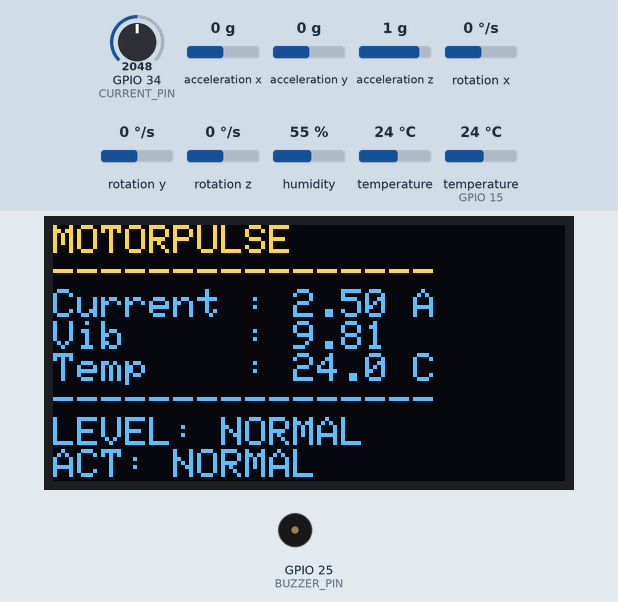
Recording of a program running on a simulated ESP32. Shown: 128×64 one-colour display, buzzer (waves = sounding, pin HIGH). The test bench sets the inputs (shaded band); at power-on: acceleration x 0 g, temperature (sensor on GPIO 15) 24 °C, GPIO 34 (CURRENT_PIN) = 2048, acceleration z 1 g, acceleration y 0 g, rotation x 0 °/s, rotation y 0 °/s, rotation z 0 °/s, humidity 55 %, temperature 24 °C. The OLED is the two-colour kind (top 16 rows yellow); what the program prints to the serial monitor is not drawn.

Above: at 3.7 s.
3.8 s: acceleration x set to -1 g
At 4.9 s:
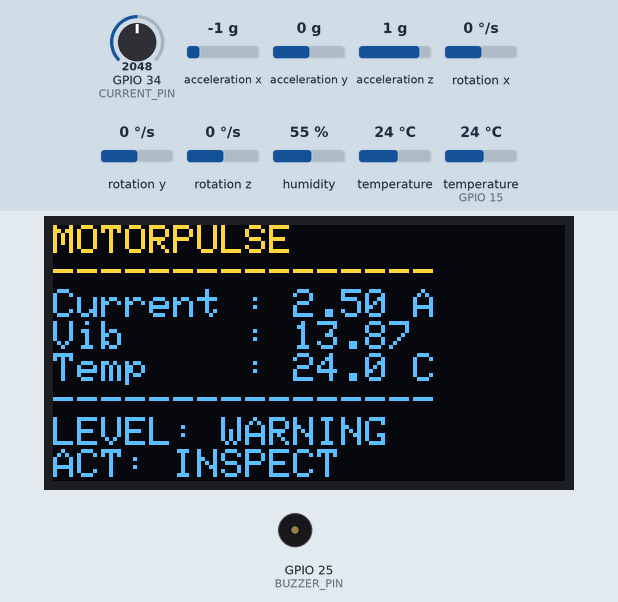
5.6 s: acceleration x set to -1.3 g
At 6.4 s:
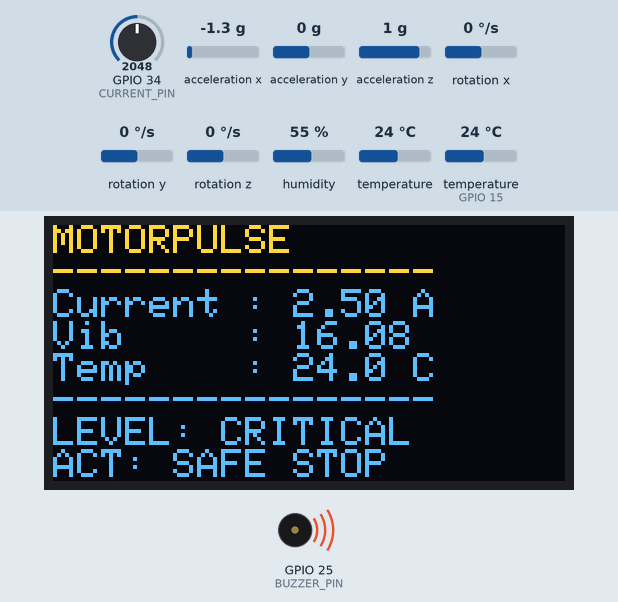
7.3 s: temperature (sensor on GPIO 15) set to 41 °C
At 9.4 s:
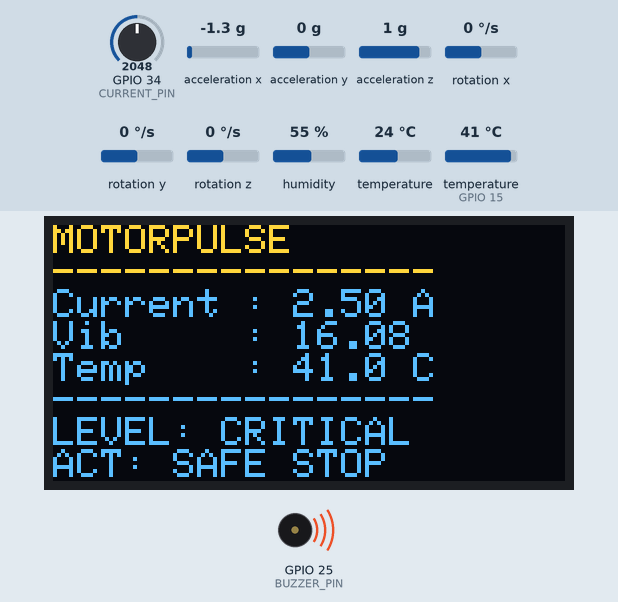
10.5 s: GPIO 34 (CURRENT_PIN) set to 2395
At 11.8 s:
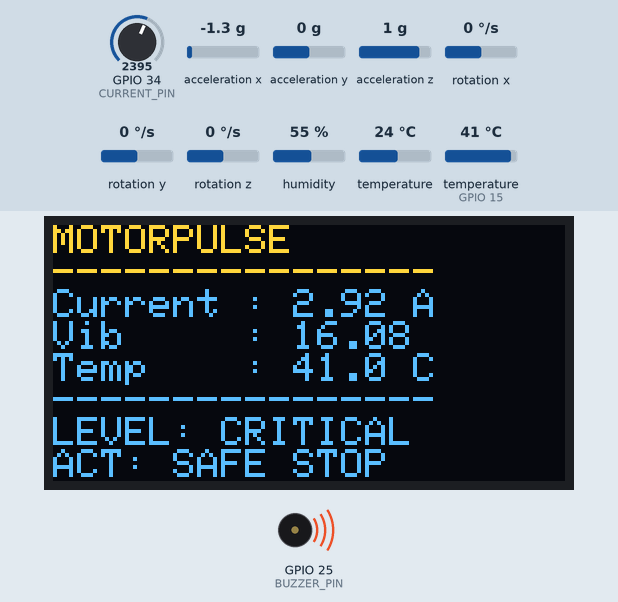
12.1 s: GPIO 34 (CURRENT_PIN) set to 2492
At 12.6 s:
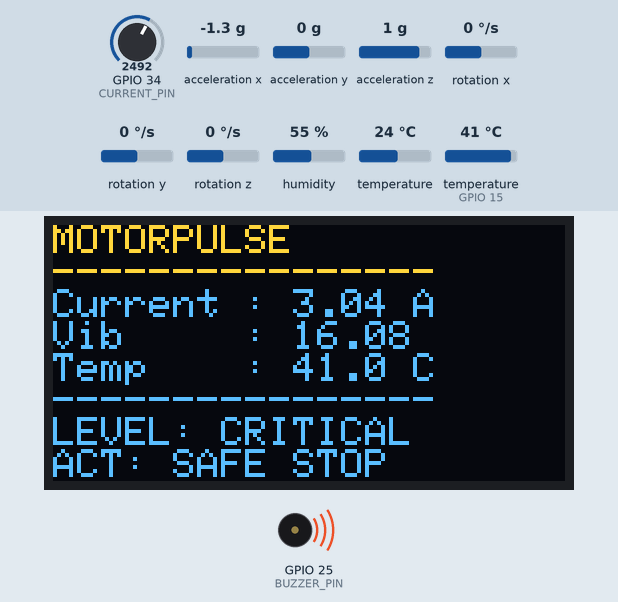
13.7 s: acceleration z set to 0.7 g
At 14.4 s:
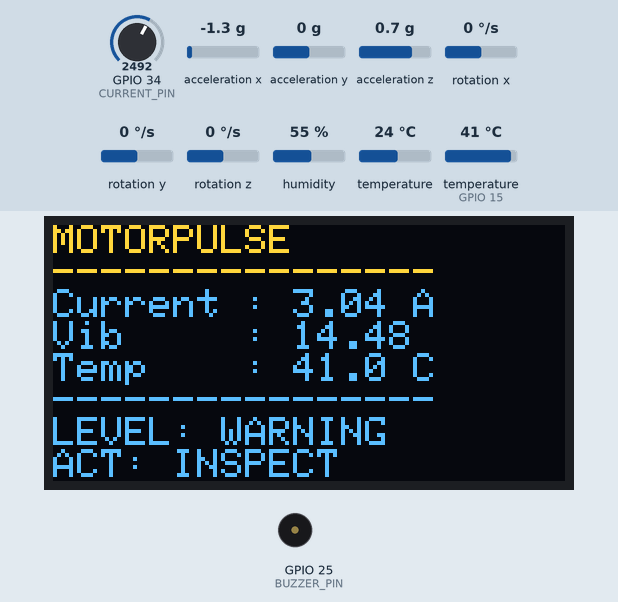
Timing chart, 0 to 16.3 s (numbered marks = the images above; inputs shaded):
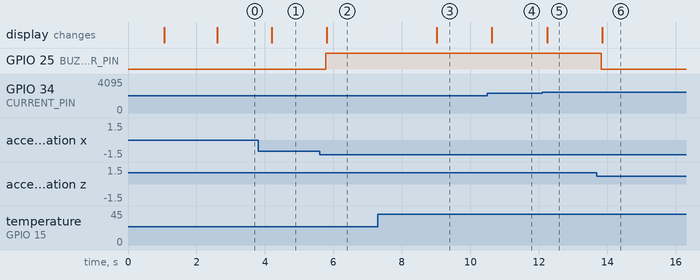

Measured:
- the behaviour switches between -1.1 and -1.2 g on acceleration x (found by bisection; images 1 and 2)
- the behaviour switches between 0.9 and 0.8 g on acceleration z (found by bisection; images 5 and 6)
- after the input at 3.8 s, the display: changes after 0.40 s (image 1)
- after the input at 5.6 s, GPIO 25 (BUZZER_PIN): LOW → HIGH after 0.17 s; the display: changes after 0.20 s (image 2)
- after the input at 7.3 s, the display: changes after 1.7 s (image 3)
- after the input at 10.5 s, the display: changes after 0.13 s (image 4)
- after the input at 12.1 s, the display: changes after 0.14 s (image 5)
- after the input at 13.7 s, GPIO 25 (BUZZER_PIN): HIGH → LOW after 0.12 s; the display: changes after 0.16 s (image 6)

The program:

main.cpp
```cpp
#include <Arduino.h>
#include <Wire.h>
#include <math.h>

#include <Adafruit_GFX.h>
#include <Adafruit_SSD1306.h>

#include <Adafruit_MPU6050.h>
#include <Adafruit_Sensor.h>

#include <DHT.h>

// ======================================================
// MOTORPULSE
// Team: Spark Innovators
// 3-Level Severity Monitoring
// ======================================================

// ================= OLED =================

#define SCREEN_WIDTH 128
#define SCREEN_HEIGHT 64

#define SDA_PIN 21
#define SCL_PIN 22

Adafruit_SSD1306 display(
    SCREEN_WIDTH,
    SCREEN_HEIGHT,
    &Wire,
    -1);

// ================= MPU6050 =================

Adafruit_MPU6050 mpu;

// ================= DHT22 =================

#define DHTPIN 15
#define DHTTYPE DHT22

DHT dht(DHTPIN, DHTTYPE);

// ================= INPUTS =================

#define CURRENT_PIN 34
#define BUZZER_PIN 25

// ======================================================
// LIMITS
// ======================================================

// Current
const float CURRENT_WARNING = 3.0;
const float CURRENT_CRITICAL = 4.0;

// Temperature
const float TEMP_WARNING = 40.0;
const float TEMP_CRITICAL = 50.0;

// Vibration
const float VIB_WARNING = 12.0;
const float VIB_CRITICAL = 15.0;

// ======================================================
// SENSOR VARIABLES
// ======================================================

float current = 0.0;
float vibration = 0.0;
float temperature = 24.0;

// ======================================================
// FAULT STATES
// ======================================================

bool currentWarning = false;
bool currentCritical = false;

bool temperatureWarning = false;
bool temperatureCritical = false;

bool vibrationWarning = false;
bool vibrationCritical = false;

// ======================================================
// SEVERITY
// ======================================================

enum Severity
{
  NORMAL,
  WARNING,
  CRITICAL
};

Severity systemSeverity = NORMAL;

// ======================================================
// DHT TIMER
// ======================================================

unsigned long lastDHTRead = 0;

const unsigned long DHT_INTERVAL = 2000;

// ======================================================
// SETUP
// ======================================================

void setup()
{

  Serial.begin(115200);

  delay(1000);

  Serial.println();
  Serial.println("================================");
  Serial.println("       MOTORPULSE STARTING");
  Serial.println("================================");

  Serial.println("Serial communication OK");

  // ---------------- BUZZER ----------------

  pinMode(BUZZER_PIN, OUTPUT);

  digitalWrite(BUZZER_PIN, LOW);

  // ---------------- I2C ----------------

  Wire.begin(SDA_PIN, SCL_PIN);

  // ---------------- OLED ----------------

  if (!display.begin(
          SSD1306_SWITCHCAPVCC,
          0x3C))
  {

    Serial.println("OLED ERROR");

    while (true)
    {
      delay(1000);
    }
  }

  Serial.println("OLED: OK");

  // ---------------- MPU6050 ----------------

  if (!mpu.begin(0x68, &Wire))
  {

    Serial.println("MPU6050 ERROR");

    while (true)
    {
      delay(1000);
    }
  }

  Serial.println("MPU6050: OK");

  mpu.setAccelerometerRange(
      MPU6050_RANGE_4_G);

  mpu.setGyroRange(
      MPU6050_RANGE_250_DEG);

  mpu.setFilterBandwidth(
      MPU6050_BAND_21_HZ);

  // ---------------- DHT22 ----------------

  dht.begin();

  Serial.println("DHT22: OK");

  // ---------------- OLED START SCREEN ----------------

  display.clearDisplay();

  display.setTextSize(1);
  display.setTextColor(SSD1306_WHITE);

  display.setCursor(0, 0);

  display.println("MOTORPULSE");
  display.println("----------------");
  display.println("ESP32 Controller");
  display.println("Starting...");
  display.println();
  display.println("Sensors OK");

  display.display();

  delay(1500);

  Serial.println("--------------------------------");
  Serial.println("MOTORPULSE READY");
  Serial.println("--------------------------------");
  Serial.println();
}

// ======================================================
// DETERMINE SEVERITY
// ======================================================

void calculateSeverity()
{

  // Reset
  currentWarning = false;
  currentCritical = false;

  temperatureWarning = false;
  temperatureCritical = false;

  vibrationWarning = false;
  vibrationCritical = false;

  // ---------------- CURRENT ----------------

  if (current >= CURRENT_CRITICAL)
  {

    currentCritical = true;
  }
  else if (current >= CURRENT_WARNING)
  {

    currentWarning = true;
  }

  // ---------------- TEMPERATURE ----------------

  if (temperature >= TEMP_CRITICAL)
  {

    temperatureCritical = true;
  }
  else if (temperature >= TEMP_WARNING)
  {

    temperatureWarning = true;
  }

  // ---------------- VIBRATION ----------------

  if (vibration >= VIB_CRITICAL)
  {

    vibrationCritical = true;
  }
  else if (vibration >= VIB_WARNING)
  {

    vibrationWarning = true;
  }

  // ==================================================
  // SYSTEM SEVERITY
  // ==================================================

  if (
      currentCritical ||
      temperatureCritical ||
      vibrationCritical)
  {

    systemSeverity = CRITICAL;
  }
  else if (
      currentWarning ||
      temperatureWarning ||
      vibrationWarning)
  {

    systemSeverity = WARNING;
  }
  else
  {

    systemSeverity = NORMAL;
  }
}

// ======================================================
// GET SEVERITY TEXT
// ======================================================

const char *getSeverityText()
{

  switch (systemSeverity)
  {

  case NORMAL:
    return "NORMAL";

  case WARNING:
    return "WARNING";

  case CRITICAL:
    return "CRITICAL";
  }

  return "UNKNOWN";
}

// ======================================================
// GET ACTION
// ======================================================

const char *getActionText()
{

  switch (systemSeverity)
  {

  case NORMAL:
    return "NORMAL";

  case WARNING:
    return "INSPECT";

  case CRITICAL:
    return "SAFE STOP";
  }

  return "UNKNOWN";
}

// ======================================================
// SERIAL OUTPUT
// ======================================================

void printSerialData()
{

  Serial.print("Current: ");
  Serial.print(current, 2);

  Serial.print(" A | Vibration: ");
  Serial.print(vibration, 2);

  Serial.print(" m/s2 | Temperature: ");
  Serial.print(temperature, 1);

  Serial.print(" C | Severity: ");
  Serial.print(getSeverityText());

  Serial.print(" | Action: ");
  Serial.print(getActionText());

  Serial.print(" | Reason: ");

  bool reasonPrinted = false;

  // Current
  if (currentCritical)
  {

    Serial.print("CURRENT_CRITICAL");
    reasonPrinted = true;
  }
  else if (currentWarning)
  {

    Serial.print("CURRENT_WARNING");
    reasonPrinted = true;
  }

  // Temperature
  if (temperatureCritical)
  {

    if (reasonPrinted)
      Serial.print(", ");

    Serial.print("TEMPERATURE_CRITICAL");

    reasonPrinted = true;
  }
  else if (temperatureWarning)
  {

    if (reasonPrinted)
      Serial.print(", ");

    Serial.print("TEMPERATURE_WARNING");

    reasonPrinted = true;
  }

  // Vibration
  if (vibrationCritical)
  {

    if (reasonPrinted)
      Serial.print(", ");

    Serial.print("VIBRATION_CRITICAL");

    reasonPrinted = true;
  }
  else if (vibrationWarning)
  {

    if (reasonPrinted)
      Serial.print(", ");

    Serial.print("VIBRATION_WARNING");

    reasonPrinted = true;
  }

  if (!reasonPrinted)
  {

    Serial.print("NONE");
  }

  Serial.println();
}

// ======================================================
// OLED OUTPUT
// ======================================================

void updateOLED()
{

  display.clearDisplay();

  display.setTextSize(1);
  display.setTextColor(SSD1306_WHITE);

  display.setCursor(0, 0);

  display.println("MOTORPULSE");
  display.println("----------------");

  // Current
  display.print("Current : ");
  display.print(current, 2);
  display.println(" A");

  // Vibration
  display.print("Vib     : ");
  display.print(vibration, 2);
  display.println();

  // Temperature
  display.print("Temp    : ");
  display.print(temperature, 1);
  display.println(" C");

  display.println("----------------");

  // Severity
  display.print("LEVEL: ");
  display.println(getSeverityText());

  // Action
  display.print("ACT: ");
  display.println(getActionText());

  display.display();
}

// ======================================================
// MAIN LOOP
// ======================================================

void loop()
{

  // ==================================================
  // CURRENT
  // ==================================================

  int rawCurrent = analogRead(CURRENT_PIN);

  current =
      (rawCurrent / 4095.0) * 5.0;

  // ==================================================
  // MPU6050
  // ==================================================

  sensors_event_t a;
  sensors_event_t g;
  sensors_event_t mpuTemp;

  mpu.getEvent(
      &a,
      &g,
      &mpuTemp);

  vibration = sqrt(
      a.acceleration.x * a.acceleration.x +
      a.acceleration.y * a.acceleration.y +
      a.acceleration.z * a.acceleration.z);

  // ==================================================
  // DHT22
  // ==================================================

  if (
      lastDHTRead == 0 ||
      millis() - lastDHTRead >= DHT_INTERVAL)
  {

    float newTemperature =
        dht.readTemperature();

    if (!isnan(newTemperature))
    {

      temperature =
          newTemperature;
    }

    lastDHTRead = millis();
  }

  // ==================================================
  // CALCULATE SEVERITY
  // ==================================================

  calculateSeverity();

  // ==================================================
  // BUZZER
  // ==================================================

  if (systemSeverity == CRITICAL)
  {

    digitalWrite(
        BUZZER_PIN,
        HIGH);
  }
  else
  {

    digitalWrite(
        BUZZER_PIN,
        LOW);
  }

  // ==================================================
  // SERIAL
  // ==================================================

  printSerialData();

  // ==================================================
  // OLED
  // ==================================================

  updateOLED();

  // ==================================================
  // LOOP DELAY
  // ==================================================

  delay(500);
}
```
